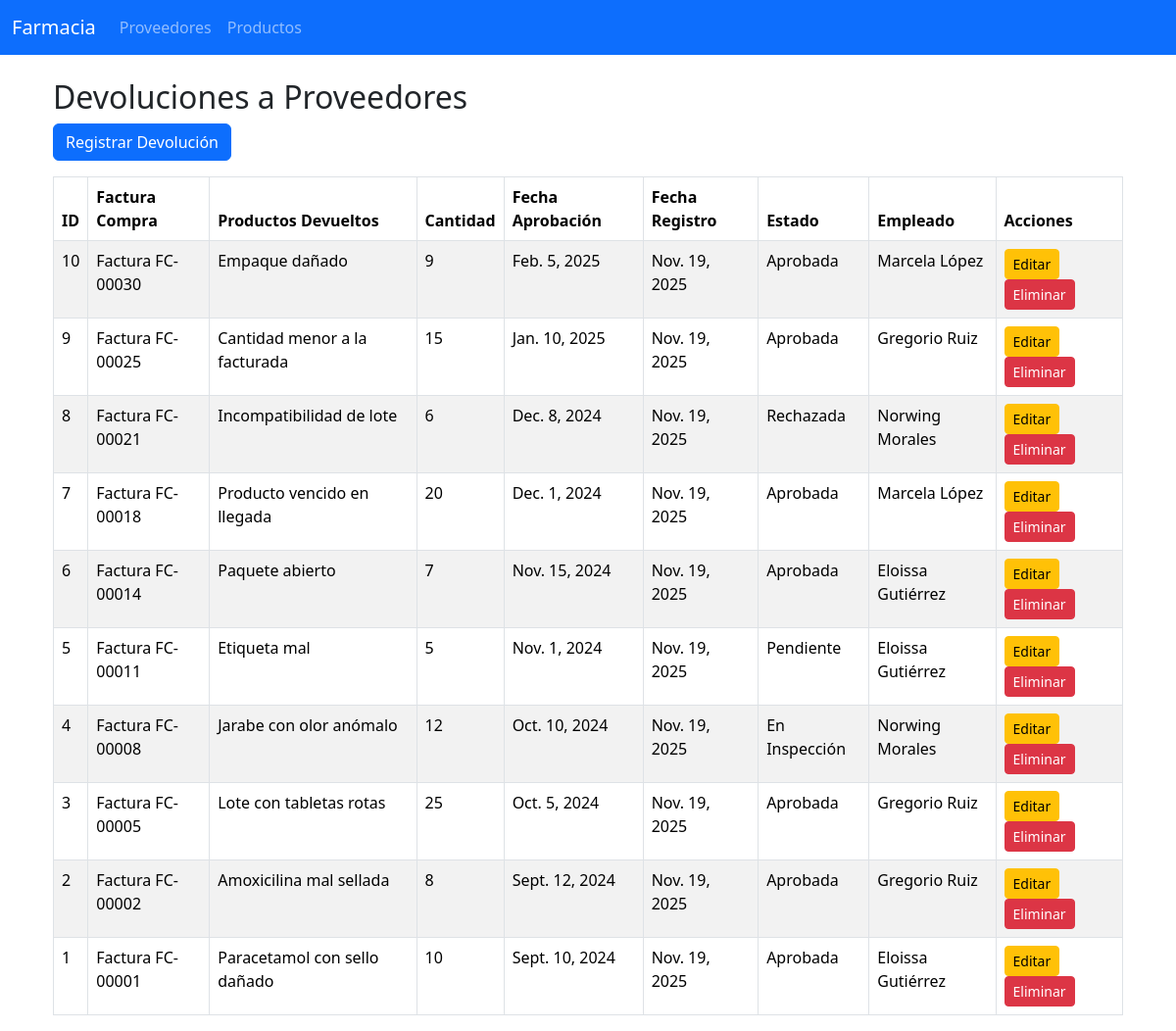
/devoluciones-proveedor/, run on the app's committed database.
### farmacia_app/models.py (models this page shows, shortened)
class DevolucionProveedor(models.Model):
    id_devolucion = models.AutoField(primary_key=True)
    id_factura_compra = models.ForeignKey(FacturaCompra, on_delete=models.CASCADE, db_column='id_factura_compra', blank=True, null=True)
    productos_devueltos = models.TextField(blank=True, null=True)
    cantidad_devuelta = models.IntegerField(blank=True, null=True)
    fecha_aprobacion = models.DateField(blank=True, null=True)
    fecha_registro = models.DateField(blank=True, null=True)
    estado = models.CharField(max_length=50, blank=True, null=True)
    id_empleado = models.ForeignKey(Empleados, on_delete=models.CASCADE, db_column='id_empleado', blank=True, null=True)
    class Meta:
        db_table = 'Devolucion_Proveedor'

class FacturaCompra(models.Model):
    id_factura_compra = models.AutoField(primary_key=True)
    fecha = models.DateField()
    total = models.DecimalField(max_digits=12, decimal_places=2)
    id_proveedor = models.ForeignKey(Proveedor, on_delete=models.CASCADE, db_column='id_proveedor')
    numero_factura = models.CharField(max_length=50, blank=True, null=True)
    impuesto = models.DecimalField(max_digits=10, decimal_places=2, blank=True, null=True)
    estado = models.CharField(max_length=50, blank=True, null=True)
    class Meta:
        db_table = 'Factura_Compra'
    def __str__(self):
        return f"Factura {self.numero_factura}"

class Empleados(models.Model):
    id_empleado = models.AutoField(primary_key=True)
    nombre = models.CharField(max_length=255)
    fecha_contratacion = models.DateField(blank=True, null=True)
    rol = models.CharField(max_length=100, blank=True, null=True)
    funciones = models.TextField(blank=True, null=True)
    cedula = models.CharField(max_length=20, blank=True, null=True)
    telefono = models.CharField(max_length=20, blank=True, null=True)
    correo = models.EmailField(blank=True, null=True)
    estado = models.IntegerField(default=1)
    class Meta:
        db_table = 'Empleados'
    def __str__(self):
        return self.nombre

### farmacia_app/views.py (the view)
# urls.py: path('devoluciones-proveedor/', views.devolucionproveedor_list, name='devolucionprov_list'),
def devolucionproveedor_list(request):
    devoluciones = DevolucionProveedor.objects.all().order_by('-id_devolucion')
    return render(request, 'devolucionproveedor/devolucionprov_list.html', {
        'devoluciones': devoluciones
    })

### farmacia_app/templates/devolucionproveedor/devolucionprov_list.html
{% extends 'base.html' %}
{% block content %}
<div class="container mt-4">
    <h2>Devoluciones a Proveedores</h2>
    <a href="{% url 'devolucionprov_create' %}" class="btn btn-primary mb-3">Registrar Devolución</a>
    <table class="table table-striped table-bordered">
        <thead>
            <tr>
                <th>ID</th>
                <th>Factura Compra</th>
                <th>Productos Devueltos</th>
                <th>Cantidad</th>
                <th>Fecha Aprobación</th>
                <th>Fecha Registro</th>
                <th>Estado</th>
                <th>Empleado</th>
                <th>Acciones</th>
            </tr>
        </thead>
        <tbody>
            {% for d in devoluciones %}
            <tr>
                <td>{{ d.id_devolucion }}</td>
                <td>{{ d.id_factura_compra }}</td>
                <td>{{ d.productos_devueltos }}</td>
                <td>{{ d.cantidad_devuelta }}</td>
                <td>{{ d.fecha_aprobacion }}</td>
                <td>{{ d.fecha_registro }}</td>
                <td>{{ d.estado }}</td>
                <td>{{ d.id_empleado }}</td>
                <td>
                    <a href="{% url 'devolucionprov_edit' d.id_devolucion %}" class="btn btn-warning btn-sm">Editar</a>
                    <a href="{% url 'devolucionprov_delete' d.id_devolucion %}" class="btn btn-danger btn-sm">Eliminar</a>
                </td>
            </tr>
            {% empty %}
            <tr><td colspan="9" class="text-center">No hay devoluciones registradas.</td></tr>
            {% endfor %}
        </tbody>
    </table>
</div>
{% endblock %}

### data on the page
DevolucionProveedor: id_devolucion "10", id_factura_compra "Factura FC-00030", productos_devueltos "Empaque dañado", cantidad_devuelta "9", fecha_aprobacion "Feb. 5, 2025", fecha_registro "Nov. 19, 2025", estado "Aprobada", id_empleado "Marcela López"
DevolucionProveedor: id_devolucion "9", id_factura_compra "Factura FC-00025", productos_devueltos "Cantidad menor a la facturada", cantidad_devuelta "15", fecha_aprobacion "Jan. 10, 2025", fecha_registro "Nov. 19, 2025", estado "Aprobada", id_empleado "Gregorio Ruiz"
DevolucionProveedor: id_devolucion "8", id_factura_compra "Factura FC-00021", productos_devueltos "Incompatibilidad de lote", cantidad_devuelta "6", fecha_aprobacion "Dec. 8, 2024", fecha_registro "Nov. 19, 2025", estado "Rechazada", id_empleado "Norwing Morales"
DevolucionProveedor: id_devolucion "7", id_factura_compra "Factura FC-00018", productos_devueltos "Producto vencido en llegada", cantidad_devuelta "20", fecha_aprobacion "Dec. 1, 2024", fecha_registro "Nov. 19, 2025", estado "Aprobada", id_empleado "Marcela López"
DevolucionProveedor: id_devolucion "6", id_factura_compra "Factura FC-00014", productos_devueltos "Paquete abierto", cantidad_devuelta "7", fecha_aprobacion "Nov. 15, 2024", fecha_registro "Nov. 19, 2025", estado "Aprobada", id_empleado "Eloissa Gutiérrez"
DevolucionProveedor: id_devolucion "5", id_factura_compra "Factura FC-00011", productos_devueltos "Etiqueta mal", cantidad_devuelta "5", fecha_aprobacion "Nov. 1, 2024", fecha_registro "Nov. 19, 2025", estado "Pendiente", id_empleado "Eloissa Gutiérrez"
DevolucionProveedor: id_devolucion "4", id_factura_compra "Factura FC-00008", productos_devueltos "Jarabe con olor anómalo", cantidad_devuelta "12", fecha_aprobacion "Oct. 10, 2024", fecha_registro "Nov. 19, 2025", estado "En Inspección", id_empleado "Norwing Morales"
DevolucionProveedor: id_devolucion "3", id_factura_compra "Factura FC-00005", productos_devueltos "Lote con tabletas rotas", cantidad_devuelta "25", fecha_aprobacion "Oct. 5, 2024", fecha_registro "Nov. 19, 2025", estado "Aprobada", id_empleado "Gregorio Ruiz"
DevolucionProveedor: id_devolucion "2", id_factura_compra "Factura FC-00002", productos_devueltos "Amoxicilina mal sellada", cantidad_devuelta "8", fecha_aprobacion "Sept. 12, 2024", fecha_registro "Nov. 19, 2025", estado "Aprobada", id_empleado "Gregorio Ruiz"
DevolucionProveedor: id_devolucion "1", id_factura_compra "Factura FC-00001", productos_devueltos "Paracetamol con sello dañado", cantidad_devuelta "10", fecha_aprobacion "Sept. 10, 2024", fecha_registro "Nov. 19, 2025", estado "Aprobada", id_empleado "Eloissa Gutiérrez"
